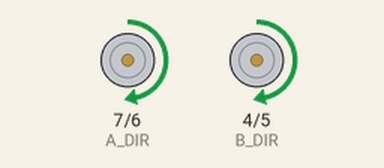
Simulated run of this sketch. Board: Arduino Uno, built with avr-gcc and run on an emulated ATmega328P. On the bench: direction and speed pins drawn as motors (green arrow = direction pin HIGH = forward, orange = LOW = backward, longer = more drive).

Above: at 0.5 s.
Timing chart, 0 to 4.6 s (numbered marks = the images above):
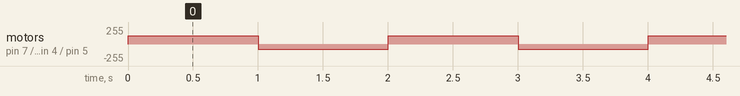

The sketch:

MotorTest.ino
```cpp
 //A组电机驱动
int A_PWM = 6; //控制速度
int A_DIR = 7; //控制方向
//B组电机驱动
int B_PWM = 5; //控制速度
int B_DIR = 4; //控制方向

//初始化
void setup(){
  pinMode(A_DIR, OUTPUT);
  pinMode(A_PWM, OUTPUT);
  pinMode(B_DIR, OUTPUT);
  pinMode(B_PWM, OUTPUT);//全部都设置为输出
}

//A组电机驱动控制函数
void A_Motor(int dir,int speed)
{
  digitalWrite(A_DIR, dir);
  analogWrite(A_PWM, speed);
}

//B组电机驱动控制函数
void B_Motor(int dir,int speed)
{
  digitalWrite(B_DIR, dir);
  analogWrite(B_PWM, speed);
}

//主循环
void loop(){
  A_Motor(HIGH,125);//A电机正转（默认HIGH为正转），速度值125
  B_Motor(HIGH,125);//B电机正转（默认HIGH为正转），速度值125
  delay(1000);      //延时等待1000ms
  A_Motor(LOW,80);  //A电机反转（默认LOW为转），速度值80
  B_Motor(LOW,80);  //B电机反转（默认LOW为转），速度值80
  delay(1000);      //延时等待1000ms
}
```

Measured:
- by itself, motor on pin 7 (A_DIR) / pin 6 (A_PWM), motor on pin 4 (B_DIR) / pin 5 (B_PWM): alternates forward 125/255 for 1.0 s and backward 80/255 for 1.0 s
